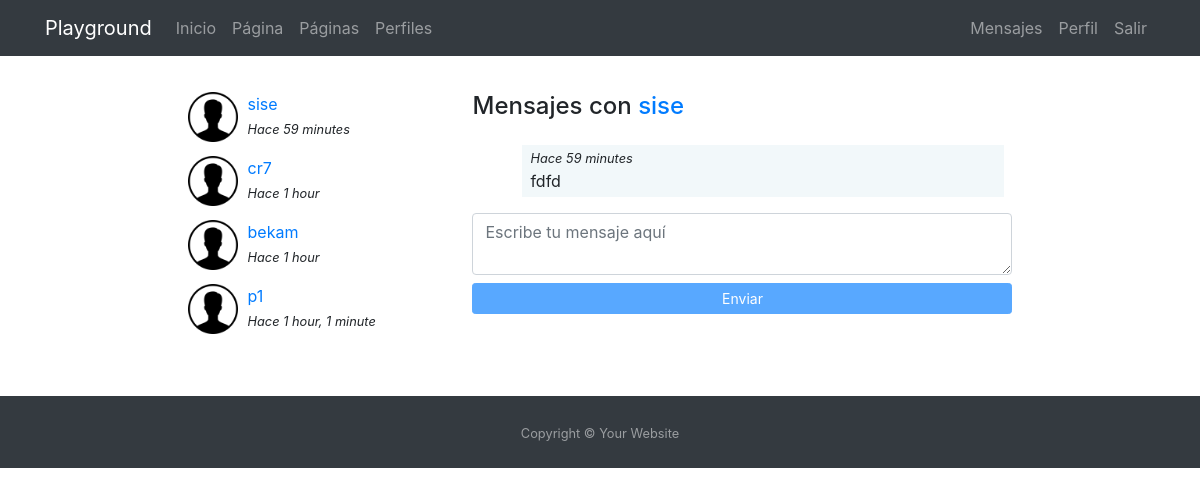
Page /messenger/thread/7/ (signed in) on the committed database.
### messenger/models.py (models this page shows)
class Thread(models.Model):
    users = models.ManyToManyField(User,related_name='threads');
    messages = models.ManyToManyField(Message)
    objects = ThreadManager()

class Message(models.Model):
    user=models.ForeignKey(User,on_delete=models.CASCADE)
    content=models.TextField()
    created_at = models.DateTimeField(auto_now_add=True, verbose_name="Fecha de Creación")
    class Meta:
        ordering = ['created_at']

### messenger/views.py (the view)
# urls.py: path('thread/<int:pk>/', ThreadDetail.as_view(), name="detail"),
@method_decorator(login_required, name="dispatch")
class ThreadDetail(DetailView):
    model= Thread
    def get_object(self, queryset=None):
        obj = super(ThreadDetail, self).get_object()
        if self.request.user not in obj.users.all():
            raise Http404()
        return obj

### messenger/templates/messenger/thread_detail.html (shortened to what this page needs)
{% extends 'core/base.html' %}
{% load static %}
{% block content %}
<main role="main">
  <div class="container">
    <div class="row mt-3">
      <div class="col-md-9 mx-auto mb-5">
        <div class="row">
          <div class="col-md-4">
            {% for thread in request.user.threads.all|dictsortreversed:'messages.last.created_at' %}
              {% if thread.messages.all|length > 0 %}
                <div class="mb-3">
                  {% for user in thread.users.all %}
                    {% if user != request.user %}
                      {% if user.profile.avatar %}
                        <img src="{{user.profile.avatar.url}}" class="avatar">
                      {% else %}
                        <img src="{% static 'registration/img/no-avatar.png' %}" class="avatar">
                      {% endif %}
                      <div>
                        <a href="{% url 'messenger:detail' thread.pk %}">{{user}}</a><br>
                        <small><i>Hace {{thread.messages.last.created_at|timesince}}</i></small>
                      </div>
                    {% endif %}
                  {% endfor %}
                </div>
              {% endif %}
            {% endfor %}
          </div>
          <div class="col-md-8">
            {% for user in thread.users.all %}
              {% if user != request.user %}
                <h4 class="mb-4">Mensajes con <a href="{% url 'profiles:detail' user %} ">{{user}}</a></h4>
              {% endif %}
            {% endfor %}
            <div class="thread" id="thread">
              {% for message in object.messages.all %}
                <div {% if request.user == message.user %}class="mine mb-3"{% else %}class="other mb-3"{% endif %}>
                  <small><i>Hace {{message.created_at|timesince}}</i></small><br>
                  {{message.content}}
                </div>
              {% endfor %}
            </div>
            <textarea id="content" class="form-control mb-2" rows="2" placeholder="Escribe tu mensaje aquí"></textarea>
            <button id="send" class="btn btn-primary btn-sm btn-block" disabled>Enviar</button>
          </div>
        </div>
    </div>
  </div>
</main>
{% endblock %}

### core/static/core/css/main.css (style rules this page uses)
main { padding-top: 20px; }
:root { --jumbotron-padding-y: 3rem; }

### messenger/templates/messenger/thread_detail.html (style rules this page uses)
.avatar { width:50px; height:50px; float:left; margin-right:10px; }
.thread { max-height:300px; overflow-y:auto; padding:0 0.5em; }
.mine { padding:0 0.5em 0.25em; background-color:rgba(230,242,245,.5); width:92%; margin-left:8%; }

### rows in the picture
Thread: messages.last.created_at "59 minutes"
Thread: messages.last.created_at "1 hour"
Thread: messages.last.created_at "1 hour"
Thread: messages.last.created_at "1 hour, 1 minute"
Message: created_at "59 minutes", content "fdfd"

### other values in the picture
{{ user }} "sise"
{{ user }} "cr7"
{{ user }} "bekam"
{{ user }} "p1"
